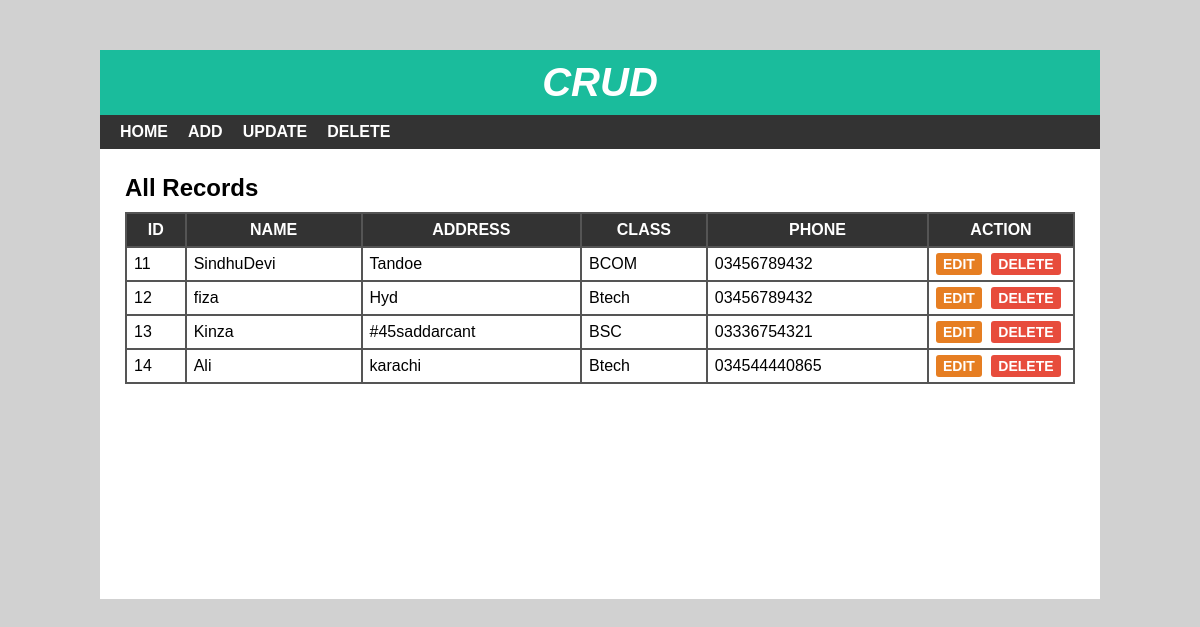
The page / on the database its author committed.
### tables this page shows
CREATE TABLE `student` (
  `sid` int(10) NOT NULL,
  `sname` varchar(30) NOT NULL,
  `saddress` varchar(100) NOT NULL,
  `sclass` int(10) NOT NULL,
  `sphone` varchar(15) NOT NULL
);

CREATE TABLE `studentclass` (
  `cid` int(11) NOT NULL,
  `cname` varchar(15) NOT NULL
);

### index.php (the view, shortened to what this page needs)
<?php
include 'header.php';
?>
<div id="main-content">
    <h2>All Records</h2>
    <?php
    $conn = mysqli_connect("localhost","root","","crud") or die("connection field");
    $sql = "SELECT * FROM student JOIN studentclass WHERE student.sclass = studentclass.cid";
    $result = mysqli_query($conn,$sql) or die("QueryUnsuccessful.");
    if(mysqli_num_rows($result)){
    ?>
    <table cellpadding="7px">
        <thead>
        <th>Id</th>
        <th>Name</th>
        <th>Address</th>
        <th>Class</th>
        <th>Phone</th>
        <th>Action</th>
        </thead>
        <tbody>
            <?php
            while($row = mysqli_fetch_assoc($result)){
            ?>
            <tr>
                <td><?php echo $row['sid'];?></td>
                <td><?php echo $row['sname'];?></td>
                <td><?php echo $row['saddress'];?></td>
                <td><?php echo $row['cname'];?></td>
                <td><?php echo $row['sphone'];?></td>
                <td>
                    <a href='edit.php?id=<?php echo $row['sid']; ?>'>Edit</a>
                    <a href='delete-inline.php?id=<?php echo $row['sid']; ?>'>Delete</a>
                </td>
            </tr>
            <?php } ?>
        </tbody>
    </table>
<?php } else{
    echo "<h2>No Record Found</h2>";
}
?>
</div>
</div>
</body>
</html>

### header.php (shortened to what this page needs)
<!DOCTYPE html>
<html lang="en">
<head>
  <link rel="stylesheet" href="css/style.css">
</head>
<body>
    <div id="wrapper">
        <div id="header">
            <h1>Crud</h1>
        </div>
        <div id="menu">
            <ul>
                <li>
                    <a href="index.php">Home</a>
                </li>
                <li>
                    <a href="add.php">Add</a>
                </li>
                <li>
                    <a href="update.php">Update</a>
                </li>
                <li>
                    <a href="delete.php">Delete</a>
                </li>
            </ul>
        </div>

### css/style.css (style rules this page uses)
body { font:16px arial; margin: 0; padding: 0; background: #d1d1d1; }
#wrapper { width: 1000px; margin: 50px auto 0; background-color: #fff; }
#header { text-align: center; background-color: #1abc9c; padding: 10px; }
#header h1 { color: #fff; font-size: 40px; font-style: italic; font-weight: 700; text-transform: uppercase; margin: 0; }
#menu { background-color: #333; }
#menu ul { font-size: 0; padding: 0 10px; margin: 0; list-style: none; }
#menu ul li { display: inline-block; }
#menu ul li a { color: #fff; font-size: 16px; font-weight: 600; padding: 8px 10px; display: block; text-decoration: none; text-transform: uppercase; transition: all 0.3s ease; }
#main-content { padding: 25px; min-height: 400px; }
#main-content h2 { margin: 0 0 10px; text-transform: capitalize; }
#main-content table { width: 100%; background-color: #555; margin: 0 0 20px; }
#main-content table th { color: #fff; background-color: #333; text-transform: uppercase; }
#main-content table th:last-child { width: 130px; }
#main-content table td { background-color: #fff; }
#main-content table td a { font-size: 14px; font-weight: 600; text-transform: uppercase; padding: 3px 7px; color: #fff; background-color: #e67e22; text-decoration: none; border-radius: 3px; }
#main-content table td a:nth-child(2) { background-color: #e74c3c; margin: 0 0 0 5px; }

### rows shown on the page
student: sid "11", sname "SindhuDevi", saddress "Tandoe", studentclass.cname "BCOM", sphone "03456789432"
student: sid "12", sname "fiza", saddress "Hyd", studentclass.cname "Btech", sphone "03456789432"
student: sid "13", sname "Kinza", saddress "#45saddarcant", studentclass.cname "BSC", sphone "03336754321"
student: sid "14", sname "Ali", saddress "karachi", studentclass.cname "Btech", sphone "034544440865"
